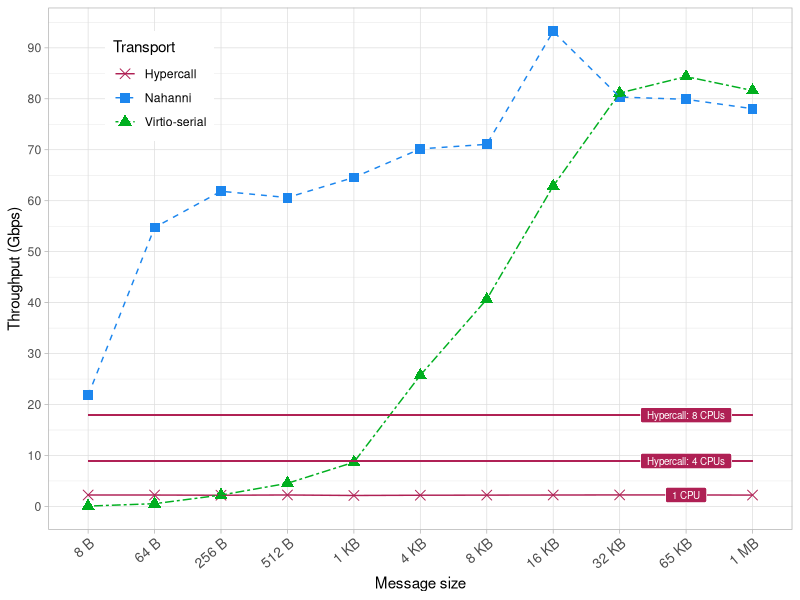
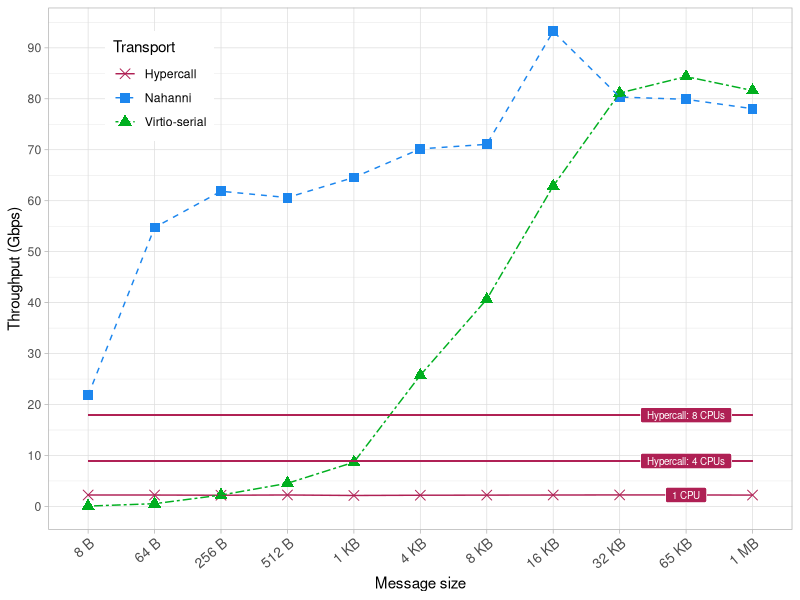

Recreate these plots in R, in order.
#!/usr/bin/env Rscript
library(ggplot2)
library(ggrepel)
library(plyr)

data1 <- read.table("./interVM-benchmark/data-hypercall.csv", header=T, sep=",")
data2 <- read.table("./interVM-benchmark/data-virtio.csv", header=T, sep=",")
data3 <- read.table("./interVM-benchmark/data-nahanni.csv", header=T, sep=",")
data4 <- read.table("./interVM-benchmark/data-nahanni-warmup.csv", header=T, sep=",")


colors <- c( "#af2054", "dodgerblue2", "#00af1f", "#3faf1f")
data1$transport <- 'Hypercall'
data2$transport <- 'Virtio-serial'
data3$transport <- 'Nahanni'
data4$transport <- 'Nahanni with warmup'

data <- rbind(data2, data3)
data$CPU <- 1
data$show_cpu <- FALSE
data <- rbind(data1, data)

data <- ddply(data, .(buffer_size, transport),
              transform,
              median = round(median(througthput), 2),
              mean = round(mean(througthput), 2)
)

unique_data <- unique(data[c("buffer_size", "transport", "median", "mean", "CPU","show_cpu")])

unique_data <- subset(unique_data, buffer_size < 4096000)
unique_data$througthput <- unique_data$mean
unique_data$buffer_size_label <- as.character(round(unique_data$buffer_size,4))

unique_data$label <- paste(unique_data$CPU,"CPUs")
unique_data$label[unique_data$show_cpu == FALSE] <- ''

for(i in 1:nrow(unique_data)) {
  row <- unique_data[i,]
  if(row$buffer_size < 1000)
  {
    unique_data[i,]$buffer_size_label <- paste(row$buffer_size,'B', sep=' ')
  }else if(row$buffer_size < 1000000){
    size = floor(row$buffer_size/1000)
    unique_data[i,]$buffer_size_label <- paste(size,'KB', sep=' ')
  }else if(row$buffer_size < 1000000000){
    size = floor(row$buffer_size/1000000)
    unique_data[i,]$buffer_size_label <- paste(size,'MB', sep=' ')
  }
}

p <- ggplot(unique_data, aes(x=reorder(buffer_size_label, buffer_size), y=througthput, group=transport)) +
  scale_y_continuous(breaks = seq(0, max(unique_data$througthput), 10)) +
  geom_point(aes(shape=transport, color=transport), size=3) +
  geom_line(aes(linetype=transport,color=transport)) +
  # geom_label_repel(aes(y=througthput, label=label),
  #                  size = 2.5, segment.size = 0.5, colour="white", segment.color="#7f2054",  fill = "#7f2054",
  #                  min.segment.length = unit(0, "lines"), nudge_x = -0.25, nudge_y = 5
  # ) +
  
  geom_segment(aes(x=1,xend=11,y=8.92,yend=8.92), linetype="solid", color="#af2054", size=0.28) +
  geom_segment(aes(x=1,xend=11,y=17.92,yend=17.92), linetype="solid", color="#af2054", size=0.28) +
  
  annotate("label", x = 10, y = 2.25, label = " 1 CPU ", color="white",fill="#af2054", label.padding = unit(0.3, "lines"),size = 2.5) +
  annotate("label", x = 10, y = 8.92, label = " Hypercall: 4 CPUs ", color="white",fill="#af2054", label.padding = unit(0.3, "lines"),size = 2.5) +
  annotate("label", x = 10, y = 17.92, label = " Hypercall: 8 CPUs ", color="white", fill="#af2054", label.padding = unit(0.3, "lines"),size = 2.5) +
  
  scale_color_manual(values = colors, name = "Transport") +
  scale_shape_manual(values=c(4, 15, 17,16), name = "Transport")+
  scale_linetype_manual(values=c( "solid", "dashed", "twodash"), name = "Transport")+
  # geom_hline(yintercept = c(2.24), linetype="dotted") +
  labs(x ="Message size", y ="Throughput (Gbps)") +
  
  theme_light()+
  theme(
    # legend.position="none",
    legend.position=c(.15,.85),
    axis.text.x = element_text(angle = 40, hjust = 1, vjust=1, size = 10)
    # axis.text.y = element_text(size=12),
    # axis.text.x = element_text(size=12)
    # axis.text.y = element_blank()
  )

pdf(file="./plots/shared-transport-comparison.pdf", width=5.3, height=4.8)
plot(p)
dev.off()
plot(p)
